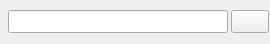
<?xml version="1.0" encoding="UTF-8"?>
<ui version="4.0">
 <class>PromptEdit</class>
 <widget class="QWidget" name="PromptEdit">
  <property name="geometry">
   <rect>
    <x>0</x>
    <y>0</y>
    <width>270</width>
    <height>44</height>
   </rect>
  </property>
  <property name="sizePolicy">
   <sizepolicy hsizetype="Maximum" vsizetype="Maximum">
    <horstretch>0</horstretch>
    <verstretch>0</verstretch>
   </sizepolicy>
  </property>
  <property name="minimumSize">
   <size>
    <width>130</width>
    <height>30</height>
   </size>
  </property>
  <property name="maximumSize">
   <size>
    <width>270</width>
    <height>44</height>
   </size>
  </property>
  <property name="windowTitle">
   <string>Form</string>
  </property>
  <property name="styleSheet">
   <string notr="true"/>
  </property>
  <layout class="QHBoxLayout" name="horizontalLayout">
   <property name="spacing">
    <number>1</number>
   </property>
   <property name="leftMargin">
    <number>8</number>
   </property>
   <property name="topMargin">
    <number>1</number>
   </property>
   <property name="rightMargin">
    <number>1</number>
   </property>
   <property name="bottomMargin">
    <number>1</number>
   </property>
   <item>
    <widget class="QLineEdit" name="edit">
     <property name="font">
      <font>
       <pointsize>10</pointsize>
      </font>
     </property>
     <property name="styleSheet">
      <string notr="true"/>
     </property>
     <property name="maxLength">
      <number>32767</number>
     </property>
     <property name="echoMode">
      <enum>QLineEdit::Password</enum>
     </property>
    </widget>
   </item>
   <item>
    <widget class="QWidget" name="separator" native="true">
     <property name="sizePolicy">
      <sizepolicy hsizetype="Fixed" vsizetype="Fixed">
       <horstretch>0</horstretch>
       <verstretch>0</verstretch>
      </sizepolicy>
     </property>
     <property name="minimumSize">
      <size>
       <width>1</width>
       <height>16</height>
      </size>
     </property>
     <property name="maximumSize">
      <size>
       <width>1</width>
       <height>16</height>
      </size>
     </property>
     <property name="styleSheet">
      <string notr="true"/>
     </property>
    </widget>
   </item>
   <item alignment="Qt::AlignVCenter">
    <widget class="QToolButton" name="button">
     <property name="sizePolicy">
      <sizepolicy hsizetype="Fixed" vsizetype="Maximum">
       <horstretch>0</horstretch>
       <verstretch>0</verstretch>
      </sizepolicy>
     </property>
     <property name="minimumSize">
      <size>
       <width>38</width>
       <height>20</height>
      </size>
     </property>
     <property name="maximumSize">
      <size>
       <width>38</width>
       <height>38</height>
      </size>
     </property>
     <property name="focusPolicy">
      <enum>Qt::ClickFocus</enum>
     </property>
     <property name="styleSheet">
      <string notr="true"/>
     </property>
     <property name="text">
      <string/>
     </property>
    </widget>
   </item>
  </layout>
 </widget>
 <resources/>
 <connections/>
</ui>
